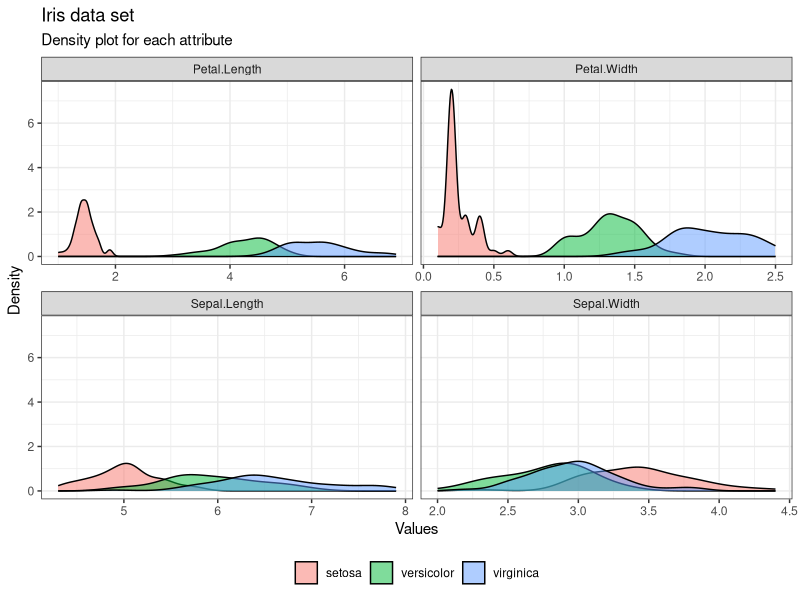

Reproduce this figure in R.
library(tidyverse)
data = iris
# Density plot for each species
data %>%
  gather(Attributes, value, 1:4) %>%
  ggplot(aes(x=value, fill=Species)) + 
  geom_density(colour="black", alpha=0.5) +
  facet_wrap(~Attributes, scales="free_x") +
  labs(x="Values", y="Density",
       title="Iris data set",
       subtitle="Density plot for each attribute") +
  theme_bw() +
  theme(legend.position="bottom",
        legend.title=element_blank())
